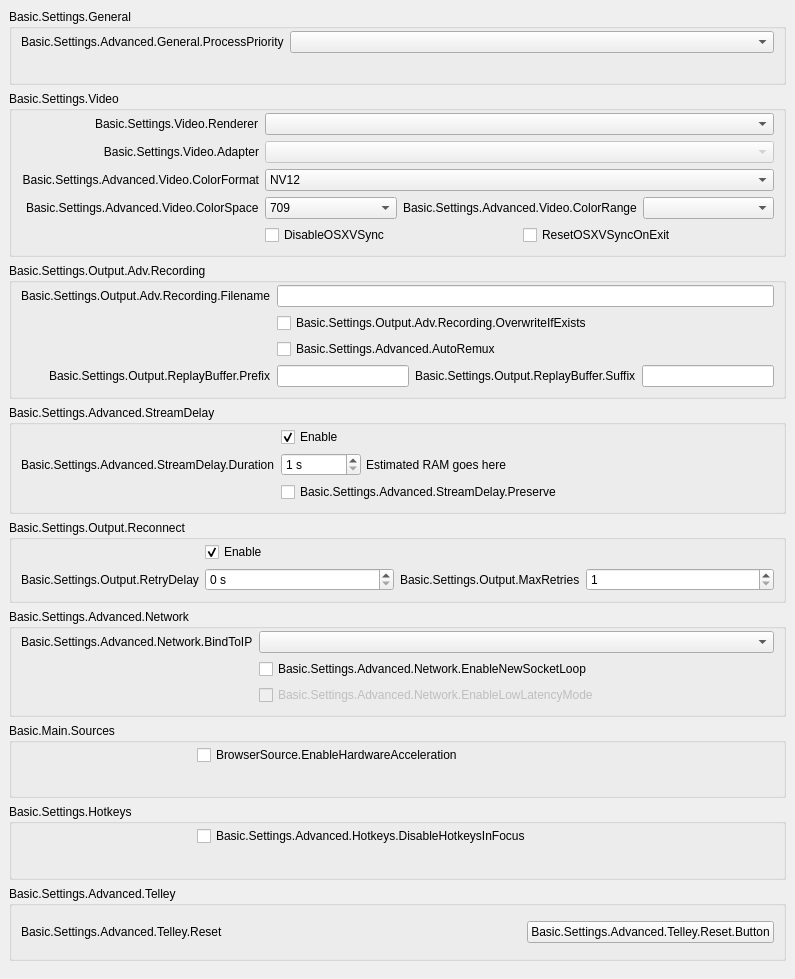
           <widget class="QWidget" name="scrollAreaWidgetContents">
            <property name="geometry">
             <rect>
              <x>0</x>
              <y>-367</y>
              <width>795</width>
              <height>979</height>
             </rect>
            </property>
            <layout class="QVBoxLayout" name="verticalLayout_23">
             <property name="leftMargin">
              <number>0</number>
             </property>
             <property name="topMargin">
              <number>0</number>
             </property>
             <property name="rightMargin">
              <number>0</number>
             </property>
             <property name="bottomMargin">
              <number>9</number>
             </property>
             <item>
              <widget class="QWidget" name="widget_11" native="true">
               <layout class="QVBoxLayout" name="verticalLayout_24">
                <item>
                 <widget class="QGroupBox" name="advancedGeneralGroupBox">
                  <property name="title">
                   <string>Basic.Settings.General</string>
                  </property>
                  <layout class="QFormLayout" name="formLayout_22">
                   <property name="fieldGrowthPolicy">
                    <enum>QFormLayout::AllNonFixedFieldsGrow</enum>
                   </property>
                   <property name="labelAlignment">
                    <set>Qt::AlignRight|Qt::AlignTrailing|Qt::AlignVCenter</set>
                   </property>
                   <property name="topMargin">
                    <number>2</number>
                   </property>
                   <item row="0" column="0">
                    <widget class="QLabel" name="processPriorityLabel">
                     <property name="text">
                      <string>Basic.Settings.Advanced.General.ProcessPriority</string>
                     </property>
                     <property name="buddy">
                      <cstring>processPriority</cstring>
                     </property>
                    </widget>
                   </item>
                   <item row="0" column="1">
                    <widget class="QComboBox" name="processPriority"/>
                   </item>
                   <item row="1" column="0">
                    <spacer name="horizontalSpacer_13">
                     <property name="orientation">
                      <enum>Qt::Horizontal</enum>
                     </property>
                     <property name="sizeHint" stdset="0">
                      <size>
                       <width>170</width>
                       <height>0</height>
                      </size>
                     </property>
                    </spacer>
                   </item>
                  </layout>
                 </widget>
                </item>
                <item>
                 <widget class="QGroupBox" name="advancedVideoContainer">
                  <property name="title">
                   <string>Basic.Settings.Video</string>
                  </property>
                  <layout class="QFormLayout" name="formLayout_14">
                   <property name="fieldGrowthPolicy">
                    <enum>QFormLayout::AllNonFixedFieldsGrow</enum>
                   </property>
                   <property name="labelAlignment">
                    <set>Qt::AlignRight|Qt::AlignTrailing|Qt::AlignVCenter</set>
                   </property>
                   <property name="topMargin">
                    <number>2</number>
                   </property>
                   <item row="0" column="0">
                    <widget class="QLabel" name="rendererLabel">
                     <property name="text">
                      <string>Basic.Settings.Video.Renderer</string>
                     </property>
                     <property name="buddy">
                      <cstring>renderer</cstring>
                     </property>
                    </widget>
                   </item>
                   <item row="0" column="1">
                    <widget class="QComboBox" name="renderer">
                     <property name="currentText">
                      <string notr="true"/>
                     </property>
                    </widget>
                   </item>
                   <item row="1" column="0">
                    <widget class="QLabel" name="adapterLabel">
                     <property name="text">
                      <string>Basic.Settings.Video.Adapter</string>
                     </property>
                     <property name="alignment">
                      <set>Qt::AlignRight|Qt::AlignTrailing|Qt::AlignVCenter</set>
                     </property>
                     <property name="buddy">
                      <cstring>adapter</cstring>
                     </property>
                    </widget>
                   </item>
                   <item row="1" column="1">
                    <widget class="QComboBox" name="adapter">
                     <property name="enabled">
                      <bool>false</bool>
                     </property>
                     <property name="currentText">
                      <string notr="true"/>
                     </property>
                    </widget>
                   </item>
                   <item row="2" column="0">
                    <widget class="QLabel" name="label_30">
                     <property name="minimumSize">
                      <size>
                       <width>0</width>
                       <height>0</height>
                      </size>
                     </property>
                     <property name="text">
                      <string>Basic.Settings.Advanced.Video.ColorFormat</string>
                     </property>
                     <property name="alignment">
                      <set>Qt::AlignRight|Qt::AlignTrailing|Qt::AlignVCenter</set>
                     </property>
                     <property name="buddy">
                      <cstring>colorFormat</cstring>
                     </property>
                    </widget>
                   </item>
                   <item row="2" column="1">
                    <widget class="QComboBox" name="colorFormat">
                     <item>
                      <property name="text">
                       <string notr="true">NV12</string>
                      </property>
                     </item>
                     <item>
                      <property name="text">
                       <string notr="true">I420</string>
                      </property>
                     </item>
                     <item>
                      <property name="text">
                       <string>I444</string>
                      </property>
                     </item>
                     <item>
                      <property name="text">
                       <string notr="true">RGB</string>
                      </property>
                     </item>
                    </widget>
                   </item>
                   <item row="4" column="1">
                    <layout class="QHBoxLayout" name="horizontalLayout_18">
                     <property name="leftMargin">
                      <number>0</number>
                     </property>
                     <property name="topMargin">
                      <number>0</number>
                     </property>
                     <property name="rightMargin">
                      <number>0</number>
                     </property>
                     <property name="bottomMargin">
                      <number>0</number>
                     </property>
                     <item>
                      <widget class="QCheckBox" name="disableOSXVSync">
                       <property name="text">
                        <string>DisableOSXVSync</string>
                       </property>
                      </widget>
                     </item>
                     <item>
                      <widget class="QCheckBox" name="resetOSXVSync">
                       <property name="text">
                        <string>ResetOSXVSyncOnExit</string>
                       </property>
                      </widget>
                     </item>
                    </layout>
                   </item>
                   <item row="3" column="1">
                    <layout class="QHBoxLayout" name="horizontalLayout_20">
                     <property name="leftMargin">
                      <number>0</number>
                     </property>
                     <property name="topMargin">
                      <number>0</number>
                     </property>
                     <property name="rightMargin">
                      <number>0</number>
                     </property>
                     <property name="bottomMargin">
                      <number>0</number>
                     </property>
                     <item>
                      <widget class="QComboBox" name="colorSpace">
                       <item>
                        <property name="text">
                         <string notr="true">709</string>
                        </property>
                       </item>
                       <item>
                        <property name="text">
                         <string notr="true">601</string>
                        </property>
                       </item>
                      </widget>
                     </item>
                     <item>
                      <widget class="QLabel" name="label_34">
                       <property name="sizePolicy">
                        <sizepolicy hsizetype="Maximum" vsizetype="Preferred">
                         <horstretch>0</horstretch>
                         <verstretch>0</verstretch>
                        </sizepolicy>
                       </property>
                       <property name="text">
                        <string>Basic.Settings.Advanced.Video.ColorRange</string>
                       </property>
                       <property name="buddy">
                        <cstring>colorRange</cstring>
                       </property>
                      </widget>
                     </item>
                     <item>
                      <widget class="QComboBox" name="colorRange"/>
                     </item>
                    </layout>
                   </item>
                   <item row="3" column="0">
                    <widget class="QLabel" name="label_33">
                     <property name="text">
                      <string>Basic.Settings.Advanced.Video.ColorSpace</string>
                     </property>
                     <property name="buddy">
                      <cstring>colorSpace</cstring>
                     </property>
                    </widget>
                   </item>
                   <item row="4" column="0">
                    <spacer name="horizontalSpacer_12">
                     <property name="orientation">
                      <enum>Qt::Horizontal</enum>
                     </property>
                     <property name="sizeHint" stdset="0">
                      <size>
                       <width>170</width>
                       <height>20</height>
                      </size>
                     </property>
                    </spacer>
                   </item>
                  </layout>
                 </widget>
                </item>
                <item>
                 <widget class="QGroupBox" name="groupBox_6">
                  <property name="title">
                   <string>Basic.Settings.Output.Adv.Recording</string>
                  </property>
                  <layout class="QFormLayout" name="formLayout_17">
                   <property name="fieldGrowthPolicy">
                    <enum>QFormLayout::AllNonFixedFieldsGrow</enum>
                   </property>
                   <property name="labelAlignment">
                    <set>Qt::AlignRight|Qt::AlignTrailing|Qt::AlignVCenter</set>
                   </property>
                   <property name="topMargin">
                    <number>2</number>
                   </property>
                   <item row="0" column="0">
                    <widget class="QLabel" name="label_7">
                     <property name="text">
                      <string>Basic.Settings.Output.Adv.Recording.Filename</string>
                     </property>
                     <property name="buddy">
                      <cstring>filenameFormatting</cstring>
                     </property>
                    </widget>
                   </item>
                   <item row="0" column="1">
                    <widget class="QLineEdit" name="filenameFormatting"/>
                   </item>
                   <item row="1" column="1">
                    <widget class="QCheckBox" name="overwriteIfExists">
                     <property name="text">
                      <string>Basic.Settings.Output.Adv.Recording.OverwriteIfExists</string>
                     </property>
                    </widget>
                   </item>
                   <item row="3" column="1">
                    <layout class="QHBoxLayout" name="horizontalLayout_14">
                     <property name="leftMargin">
                      <number>0</number>
                     </property>
                     <property name="topMargin">
                      <number>0</number>
                     </property>
                     <property name="rightMargin">
                      <number>0</number>
                     </property>
                     <property name="bottomMargin">
                      <number>0</number>
                     </property>
                     <item>
                      <widget class="QLineEdit" name="simpleRBPrefix"/>
                     </item>
                     <item>
                      <widget class="QLabel" name="label_58">
                       <property name="text">
                        <string>Basic.Settings.Output.ReplayBuffer.Suffix</string>
                       </property>
                       <property name="buddy">
                        <cstring>simpleRBSuffix</cstring>
                       </property>
                      </widget>
                     </item>
                     <item>
                      <widget class="QLineEdit" name="simpleRBSuffix"/>
                     </item>
                    </layout>
                   </item>
                   <item row="3" column="0">
                    <widget class="QLabel" name="label_57">
                     <property name="text">
                      <string>Basic.Settings.Output.ReplayBuffer.Prefix</string>
                     </property>
                     <property name="buddy">
                      <cstring>simpleRBPrefix</cstring>
                     </property>
                    </widget>
                   </item>
                   <item row="1" column="0">
                    <spacer name="horizontalSpacer_10">
                     <property name="orientation">
                      <enum>Qt::Horizontal</enum>
                     </property>
                     <property name="sizeHint" stdset="0">
                      <size>
                       <width>170</width>
                       <height>20</height>
                      </size>
                     </property>
                    </spacer>
                   </item>
                   <item row="2" column="1">
                    <widget class="QCheckBox" name="autoRemux">
                     <property name="text">
                      <string>Basic.Settings.Advanced.AutoRemux</string>
                     </property>
                    </widget>
                   </item>
                   <item row="2" column="0">
                    <spacer name="horizontalSpacer_16">
                     <property name="orientation">
                      <enum>Qt::Horizontal</enum>
                     </property>
                     <property name="sizeHint" stdset="0">
                      <size>
                       <width>40</width>
                       <height>20</height>
                      </size>
                     </property>
                    </spacer>
                   </item>
                  </layout>
                 </widget>
                </item>
                <item>
                 <widget class="QGroupBox" name="groupBox_5">
                  <property name="title">
                   <string>Basic.Settings.Advanced.StreamDelay</string>
                  </property>
                  <layout class="QFormLayout" name="formLayout_18">
                   <property name="fieldGrowthPolicy">
                    <enum>QFormLayout::AllNonFixedFieldsGrow</enum>
                   </property>
                   <property name="labelAlignment">
                    <set>Qt::AlignRight|Qt::AlignTrailing|Qt::AlignVCenter</set>
                   </property>
                   <property name="topMargin">
                    <number>2</number>
                   </property>
                   <item row="1" column="0">
                    <widget class="QLabel" name="label_56">
                     <property name="text">
                      <string>Basic.Settings.Advanced.StreamDelay.Duration</string>
                     </property>
                     <property name="buddy">
                      <cstring>streamDelaySec</cstring>
                     </property>
                    </widget>
                   </item>
                   <item row="1" column="1">
                    <widget class="QWidget" name="widget_12" native="true">
                     <property name="enabled">
                      <bool>true</bool>
                     </property>
                     <layout class="QHBoxLayout" name="horizontalLayout_13">
                      <property name="spacing">
                       <number>5</number>
                      </property>
                      <property name="leftMargin">
                       <number>0</number>
                      </property>
                      <property name="topMargin">
                       <number>0</number>
                      </property>
                      <property name="rightMargin">
                       <number>0</number>
                      </property>
                      <property name="bottomMargin">
                       <number>0</number>
                      </property>
                      <item>
                       <widget class="QSpinBox" name="streamDelaySec">
                        <property name="enabled">
                         <bool>true</bool>
                        </property>
                        <property name="sizePolicy">
                         <sizepolicy hsizetype="Maximum" vsizetype="Fixed">
                          <horstretch>0</horstretch>
                          <verstretch>0</verstretch>
                         </sizepolicy>
                        </property>
                        <property name="minimumSize">
                         <size>
                          <width>80</width>
                          <height>0</height>
                         </size>
                        </property>
                        <property name="suffix">
                         <string notr="true"> s</string>
                        </property>
                        <property name="minimum">
                         <number>1</number>
                        </property>
                        <property name="maximum">
                         <number>1800</number>
                        </property>
                       </widget>
                      </item>
                      <item>
                       <widget class="QLabel" name="streamDelayInfo">
                        <property name="text">
                         <string notr="true">Estimated RAM goes here</string>
                        </property>
                       </widget>
                      </item>
                     </layout>
                    </widget>
                   </item>
                   <item row="2" column="1">
                    <widget class="QCheckBox" name="streamDelayPreserve">
                     <property name="text">
                      <string>Basic.Settings.Advanced.StreamDelay.Preserve</string>
                     </property>
                    </widget>
                   </item>
                   <item row="0" column="1">
                    <widget class="QCheckBox" name="streamDelayEnable">
                     <property name="text">
                      <string>Enable</string>
                     </property>
                     <property name="checked">
                      <bool>true</bool>
                     </property>
                    </widget>
                   </item>
                   <item row="2" column="0">
                    <spacer name="horizontalSpacer_9">
                     <property name="orientation">
                      <enum>Qt::Horizontal</enum>
                     </property>
                     <property name="sizeHint" stdset="0">
                      <size>
                       <width>170</width>
                       <height>20</height>
                      </size>
                     </property>
                    </spacer>
                   </item>
                  </layout>
                 </widget>
                </item>
                <item>
                 <widget class="QGroupBox" name="groupBox_7">
                  <property name="title">
                   <string>Basic.Settings.Output.Reconnect</string>
                  </property>
                  <layout class="QFormLayout" name="formLayout_19">
                   <property name="fieldGrowthPolicy">
                    <enum>QFormLayout::AllNonFixedFieldsGrow</enum>
                   </property>
                   <property name="labelAlignment">
                    <set>Qt::AlignRight|Qt::AlignTrailing|Qt::AlignVCenter</set>
                   </property>
                   <property name="topMargin">
                    <number>2</number>
                   </property>
                   <item row="0" column="1">
                    <widget class="QCheckBox" name="reconnectEnable">
                     <property name="text">
                      <string>Enable</string>
                     </property>
                     <property name="checked">
                      <bool>true</bool>
                     </property>
                    </widget>
                   </item>
                   <item row="1" column="1">
                    <layout class="QHBoxLayout" name="horizontalLayout_19">
                     <property name="leftMargin">
                      <number>0</number>
                     </property>
                     <property name="topMargin">
                      <number>0</number>
                     </property>
                     <property name="rightMargin">
                      <number>0</number>
                     </property>
                     <property name="bottomMargin">
                      <number>0</number>
                     </property>
                     <item>
                      <widget class="QSpinBox" name="reconnectRetryDelay">
                       <property name="suffix">
                        <string> s</string>
                       </property>
                       <property name="maximum">
                        <number>30</number>
                       </property>
                      </widget>
                     </item>
                     <item>
                      <widget class="QLabel" name="label_22">
                       <property name="sizePolicy">
                        <sizepolicy hsizetype="Maximum" vsizetype="Preferred">
                         <horstretch>0</horstretch>
                         <verstretch>0</verstretch>
                        </sizepolicy>
                       </property>
                       <property name="text">
                        <string>Basic.Settings.Output.MaxRetries</string>
                       </property>
                       <property name="buddy">
                        <cstring>reconnectMaxRetries</cstring>
                       </property>
                      </widget>
                     </item>
                     <item>
                      <widget class="QSpinBox" name="reconnectMaxRetries">
                       <property name="minimum">
                        <number>1</number>
                       </property>
                       <property name="maximum">
                        <number>10000</number>
                       </property>
                      </widget>
                     </item>
                    </layout>
                   </item>
                   <item row="1" column="0">
                    <widget class="QLabel" name="label_17">
                     <property name="text">
                      <string>Basic.Settings.Output.RetryDelay</string>
                     </property>
                     <property name="buddy">
                      <cstring>reconnectRetryDelay</cstring>
                     </property>
                    </widget>
                   </item>
                   <item row="0" column="0">
                    <spacer name="horizontalSpacer_8">
                     <property name="orientation">
                      <enum>Qt::Horizontal</enum>
                     </property>
                     <property name="sizeHint" stdset="0">
                      <size>
                       <width>170</width>
                       <height>20</height>
                      </size>
                     </property>
                    </spacer>
                   </item>
                  </layout>
                 </widget>
                </item>
                <item>
                 <widget class="QGroupBox" name="advNetworkGroupBox">
                  <property name="title">
                   <string>Basic.Settings.Advanced.Network</string>
                  </property>
                  <layout class="QFormLayout" name="formLayout_23">
                   <property name="fieldGrowthPolicy">
                    <enum>QFormLayout::AllNonFixedFieldsGrow</enum>
                   </property>
                   <property name="labelAlignment">
                    <set>Qt::AlignRight|Qt::AlignTrailing|Qt::AlignVCenter</set>
                   </property>
                   <property name="topMargin">
                    <number>2</number>
                   </property>
                   <item row="0" column="0">
                    <widget class="QLabel" name="label_27">
                     <property name="text">
                      <string>Basic.Settings.Advanced.Network.BindToIP</string>
                     </property>
                     <property name="buddy">
                      <cstring>bindToIP</cstring>
                     </property>
                    </widget>
                   </item>
                   <item row="0" column="1">
                    <widget class="QComboBox" name="bindToIP"/>
                   </item>
                   <item row="1" column="1">
                    <widget class="QCheckBox" name="enableNewSocketLoop">
                     <property name="text">
                      <string>Basic.Settings.Advanced.Network.EnableNewSocketLoop</string>
                     </property>
                    </widget>
                   </item>
                   <item row="2" column="1">
                    <widget class="QCheckBox" name="enableLowLatencyMode">
                     <property name="enabled">
                      <bool>false</bool>
                     </property>
                     <property name="text">
                      <string>Basic.Settings.Advanced.Network.EnableLowLatencyMode</string>
                     </property>
                    </widget>
                   </item>
                   <item row="1" column="0">
                    <spacer name="horizontalSpacer_7">
                     <property name="orientation">
                      <enum>Qt::Horizontal</enum>
                     </property>
                     <property name="sizeHint" stdset="0">
                      <size>
                       <width>170</width>
                       <height>20</height>
                      </size>
                     </property>
                    </spacer>
                   </item>
                  </layout>
                 </widget>
                </item>
                <item>
                 <widget class="QGroupBox" name="sourcesGroup">
                  <property name="title">
                   <string>Basic.Main.Sources</string>
                  </property>
                  <layout class="QFormLayout" name="formLayout_34">
                   <property name="topMargin">
                    <number>2</number>
                   </property>
                   <item row="0" column="0">
                    <spacer name="horizontalSpacer_15">
                     <property name="orientation">
                      <enum>Qt::Horizontal</enum>
                     </property>
                     <property name="sizeHint" stdset="0">
                      <size>
                       <width>170</width>
                       <height>20</height>
                      </size>
                     </property>
                    </spacer>
                   </item>
                   <item row="0" column="1">
                    <widget class="QCheckBox" name="browserHWAccel">
                     <property name="text">
                      <string>BrowserSource.EnableHardwareAcceleration</string>
                     </property>
                    </widget>
                   </item>
                  </layout>
                 </widget>
                </item>
                <item>
                 <widget class="QGroupBox" name="groupBox_17">
                  <property name="title">
                   <string>Basic.Settings.Hotkeys</string>
                  </property>
                  <layout class="QFormLayout" name="formLayout_33">
                   <property name="topMargin">
                    <number>2</number>
                   </property>
                   <item row="0" column="1">
                    <widget class="QCheckBox" name="disableFocusHotkeys">
                     <property name="text">
                      <string>Basic.Settings.Advanced.Hotkeys.DisableHotkeysInFocus</string>
                     </property>
                    </widget>
                   </item>
                   <item row="0" column="0">
                    <spacer name="horizontalSpacer_14">
                     <property name="orientation">
                      <enum>Qt::Horizontal</enum>
                     </property>
                     <property name="sizeHint" stdset="0">
                      <size>
                       <width>170</width>
                       <height>20</height>
                      </size>
                     </property>
                    </spacer>
                   </item>
                  </layout>
                 </widget>
                </item>
                <item>
                 <widget class="QGroupBox" name="groupBox_19">
                  <property name="title">
                   <string>Basic.Settings.Advanced.Telley</string>
                  </property>
                  <layout class="QVBoxLayout" name="verticalLayout_6">
                   <item>
                    <layout class="QHBoxLayout" name="horizontalLayout_24">
                     <item>
                      <widget class="QLabel" name="label_21">
                       <property name="text">
                        <string>Basic.Settings.Advanced.Telley.Reset</string>
                       </property>
                      </widget>
                     </item>
                     <item>
                      <spacer name="horizontalSpacer_26">
                       <property name="orientation">
                        <enum>Qt::Horizontal</enum>
                       </property>
                       <property name="sizeHint" stdset="0">
                        <size>
                         <width>624</width>
                         <height>20</height>
                        </size>
                       </property>
                      </spacer>
                     </item>
                     <item>
                      <widget class="QPushButton" name="advTelleyResetBtn">
                       <property name="text">
                        <string>Basic.Settings.Advanced.Telley.Reset.Button</string>
                       </property>
                      </widget>
                     </item>
                    </layout>
                   </item>
                  </layout>
                 </widget>
                </item>
               </layout>
              </widget>
             </item>
            </layout>
           </widget>
